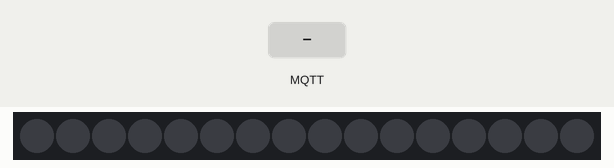
The sketch below on a simulated ESP8266 (NodeMCU). Shown: 16 RGB LEDs in strip order, left to right. The test bench sets the inputs (shaded band). Dim RGB values are drawn brighter than linear; WiFi joins after 1.5 s; servers stay silent unless stated; random numbers use the default seed unless the sketch sets one; no MQTT or app messages arrive unless stated; what the sketch prints to the serial monitor is not drawn.

Above: at 2.7 s.
2.8 s: MQTT message "2" arrives on the first subscribed topic
At 4.46 s:
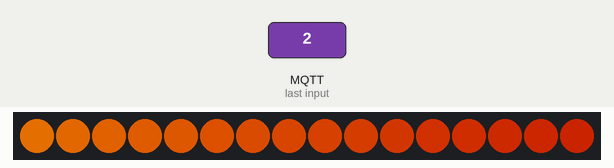
5.8 s: MQTT message "3" arrives on the first subscribed topic
At 7.7 s:
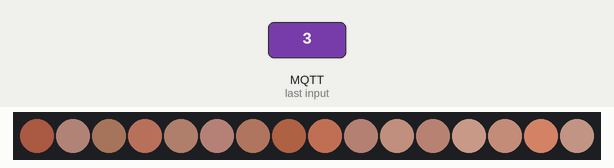
8.8 s: MQTT message "1" arrives on the first subscribed topic
At 9.64 s:
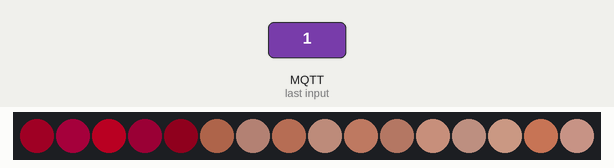
11.8 s: MQTT message "0" arrives on the first subscribed topic
At 12.8 s:
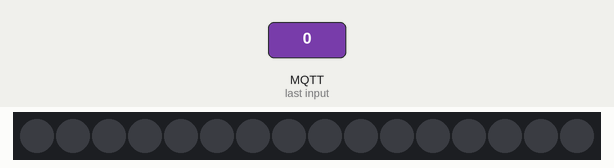
13.8 s: MQTT message "2" arrives on the first subscribed topic
At 15.5 s:
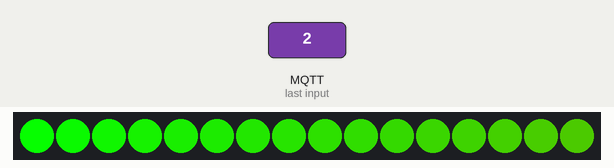
16.8 s: MQTT message "1" arrives on the first subscribed topic
At 17.83 s:
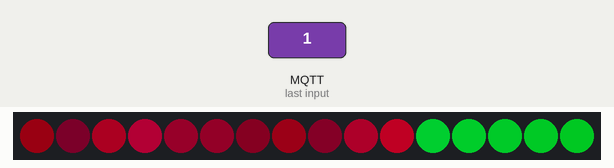

Measured:
- after the input at 2.8 s, the LEDs: first change at once (image 1 shows a later state)
- after the input at 13.8 s, the LEDs: first change at once (image 5 shows a later state)

The sketch:

orb_OTA_test.ino
```cpp
/*
 Basic ESP8266 MQTT example
 This sketch demonstrates the capabilities of the pubsub library in combination
 with the ESP8266 board/library.
 It connects to an MQTT server then:
  - publishes "hello world" to the topic "outTopic" every two seconds
  - subscribes to the topic "inTopic", printing out any messages
    it receives. NB - it assumes the received payloads are strings not binary
  - If the first character of the topic "inTopic" is an 1, switch ON the ESP Led,
    else switch it off
 It will reconnect to the server if the connection is lost using a blocking
 reconnect function. See the 'mqtt_reconnect_nonblocking' example for how to
 achieve the same result without blocking the main loop.
 To install the ESP8266 board, (using Arduino 1.6.4+):
  - Add the following 3rd party board manager under "File -> Preferences -> Additional Boards Manager URLs":
       http://arduino.esp8266.com/stable/package_esp8266com_index.json
  - Open the "Tools -> Board -> Board Manager" and click install for the ESP8266"
  - Select your ESP8266 in "Tools -> Board"
*/

#include <ESP8266WiFi.h>
#include <PubSubClient.h>
#include <ArduinoOTA.h>

#include <ESP8266mDNS.h>
#include <WiFiUdp.h>

#include "FastLED.h"

// Update these with values suitable for your network.

const char* ssid = "networkID";
const char* password = "****";
const char* mqtt_server = "192.168.0.101";
const char* mqtt_username = "user";
const char* mqtt_password = "****";
const int mqtt_port = 1883;
const char* state = "";
const char* oldState = "";
//#define SENSORNAME "strip"


///////////////
//OTA CREDENTIALS//
///////////////////
 #define SENSORNAME "orb1" //change this to whatever you want to call your device
#define OTApassword "orb1" //the password you will need to enter to upload remotely via the ArduinoIDE
int OTAport = 8266;


#define NUM_LEDS_PER_STRIP 16
CRGB bottomLeds[NUM_LEDS_PER_STRIP];
CRGB tempLED;

// NETWORK: Static IP details...
IPAddress ip(192, 168, 0, 103);
IPAddress gateway(192, 168, 0, 1);
IPAddress subnet(255, 255, 255, 0);


//globals for fireplace
byte hue = 0;
byte counter=0;

WiFiClient espClient;
PubSubClient client(espClient);

long lastMsg = 0;
char msg[50];
int value = 0;

void fadeall() { for(int i = 0; i < NUM_LEDS_PER_STRIP; i++) { bottomLeds[i].nscale8(500); } }

/*
void orb100(){
        hue++;
  delay(random(20,40));
  int i = random8(16);
    bottomLeds[i] = CHSV(random(230,245), 255, random(30,160));
     FastLED.show();

    delay(random(50,75));

     for(int x=0; x<NUM_LEDS_PER_STRIP; x++){
    bottomLeds[x].fadeToBlackBy(.5);
     }
}
*/

void orb100(){
        hue++;
  delay(random(20,40));
  for(int i = 0; i < NUM_LEDS_PER_STRIP; i++) {
    bottomLeds[i] = CHSV(random(230,245), 255, random(30,160));
     FastLED.show();

    delay(random(50,75));

     for(int x=0; x<NUM_LEDS_PER_STRIP; x++){
    bottomLeds[x].fadeToBlackBy(.5);
     }
}
}

void orb50() {
  static uint8_t hue = 0;
  // First slide the led in one direction
  for(int i = 0; i < NUM_LEDS_PER_STRIP; i++) {
    // Set the i'th led to red
    bottomLeds[i] = CHSV(hue++, 255, 255);
    // Show the leds
    FastLED.show();
    // now that we've shown the leds, reset the i'th led to black
    // leds[i] = CRGB::Black;
    fadeall();
    // Wait a little bit before we loop around and do it again
    delay(50);
  }
  client.loop();

  // Now go in the other direction.
  for(int i = (NUM_LEDS_PER_STRIP)-1; i >= 0; i--) {
    // Set the i'th led to red
    bottomLeds[i] = CHSV(hue++, 255, 255);
    // Show the leds
    FastLED.show();
    // now that we've shown the leds, reset the i'th led to black
    // leds[i] = CRGB::Black;
    fadeall();
    // Wait a little bit before we loop around and do it again
    delay(50);
  }
}

void orb25(){

  static uint8_t hue = 0;
  // First slide the led in one direction
  for(int i = 0; i < NUM_LEDS_PER_STRIP; i++) {
    // Set the i'th led to red
    bottomLeds[i] = CHSV(20,random (50,100), random (150,200));
    // Show the leds
    FastLED.show();
    // now that we've shown the leds, reset the i'th led to black
    // leds[i] = CRGB::Black;
    fadeall();
    // Wait a little bit before we loop around and do it again
    delay(50);
  }
}

void blackout() {
  for(int i = 0; i < NUM_LEDS_PER_STRIP; i++) {
    // set our current dot to red, green, and blue
    bottomLeds[i] = CRGB::Black;
    FastLED.show();

  }
  //checkState();
}

void setup_wifi() {

  delay(10);
  // We start by connecting to a WiFi network
  Serial.println();
  Serial.print("Connecting to ");
  Serial.println(ssid);

  WiFi.begin(ssid, password);

  while (WiFi.status() != WL_CONNECTED) {
    delay(500);
    Serial.print(".");
  }
    // Static IP Setup Info Here...
  WiFi.config(ip, gateway, subnet);

  randomSeed(micros());

  Serial.println("");
  Serial.println("WiFi connected");
  Serial.println("IP address: ");
  Serial.println(WiFi.localIP());
}

void checkState(){
  if (state =="orb100") {

    client.loop();
    orb100();
  }

  if (state =="orb50") {

    client.loop();
    orb50();
  }

  if (state =="orb25") {

    client.loop();
    orb25();
  }

  if (state == "blackout"){
    client.loop();
    blackout();
  }


}


void callback(char* topic, byte* payload, unsigned int length) {
  Serial.print("Message arrived [");
  Serial.print(topic);
  Serial.print("] ");
  for (int i = 0; i < length; i++) {
    Serial.print((char)payload[i]);
  }
  Serial.println();

  // Switch on the LED if an 1 was received as first character
  if ((char)payload[0] == '1') {
   state =  "orb100";

  }
  if ((char)payload[0] == '2') {
   state =  "orb50";

  }
  if ((char)payload[0] == '3') {
   state =  "orb25";

  }
  if ((char)payload[0] == '0') {
    state = "blackout";
}
  }

void reconnect() {
  // Loop until we're reconnected
  while (!client.connected()) {
    Serial.print("Attempting MQTT connection...");

    // Attempt to connect
    if (client.connect(SENSORNAME, mqtt_username, mqtt_password)) {
      Serial.println("connected");
      // Once connected, publish an announcement...
      client.publish("outTopic", "hello world - orb1");
      // ... and resubscribe
      client.subscribe("inTopic");
    } else {
      Serial.print("failed, rc=");
      Serial.print(client.state());
      Serial.println(" try again in 5 seconds");
      // Wait 5 seconds before retrying
      delay(5000);
    }
  }
}

void setup() {
FastLED.addLeds<NEOPIXEL, D7>(bottomLeds, NUM_LEDS_PER_STRIP);

  Serial.begin(9600);
  setup_wifi();

    //OTA SETUP
  ArduinoOTA.setPort(OTAport);
  // Hostname defaults to esp8266-[ChipID]
  ArduinoOTA.setHostname(SENSORNAME);

  // No authentication by default
  ArduinoOTA.setPassword((const char *)OTApassword);

  ArduinoOTA.onStart([]() {
    Serial.println("Starting");
  });
  ArduinoOTA.onEnd([]() {
    Serial.println("\nEnd");
  });
  ArduinoOTA.onProgress([](unsigned int progress, unsigned int total) {
    Serial.printf("Progress: %u%%\r", (progress / (total / 100)));
  });
    ArduinoOTA.onError([](ota_error_t error) {
    Serial.printf("Error[%u]: ", error);
    if (error == OTA_AUTH_ERROR) Serial.println("Auth Failed");
    else if (error == OTA_BEGIN_ERROR) Serial.println("Begin Failed");
    else if (error == OTA_CONNECT_ERROR) Serial.println("Connect Failed");
    else if (error == OTA_RECEIVE_ERROR) Serial.println("Receive Failed");
    else if (error == OTA_END_ERROR) Serial.println("End Failed");
  });
  ArduinoOTA.begin();

  client.setServer(mqtt_server, mqtt_port);
  client.setCallback(callback);

    }


void loop() {

  ArduinoOTA.handle();

  if (!client.connected()) {
    reconnect();
  }
  client.loop();
  if (state == "orb100"){
    orb100();
    }

     if (state == "orb50"){
    orb50();
    }

     if (state == "orb25"){
    orb25();
    }
  else if (state == "blackout"){
    blackout();
    }
}
```
